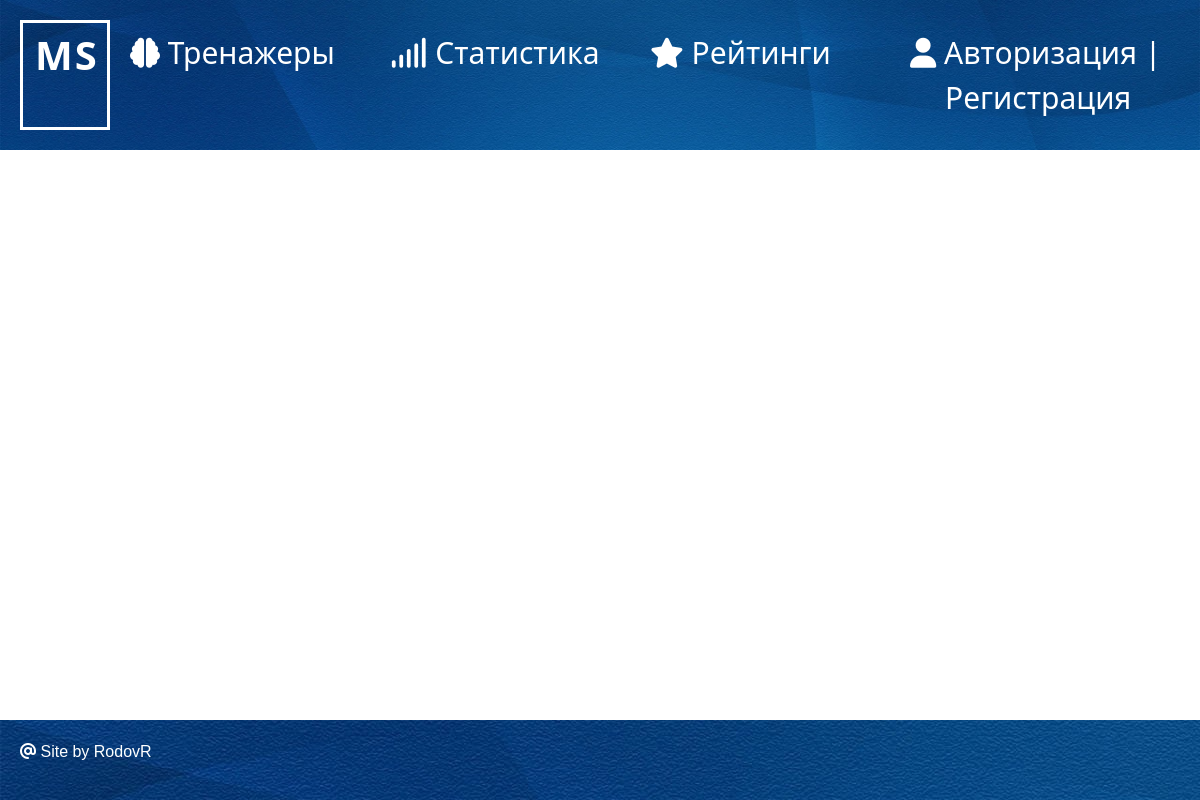
The app's page /, older data.
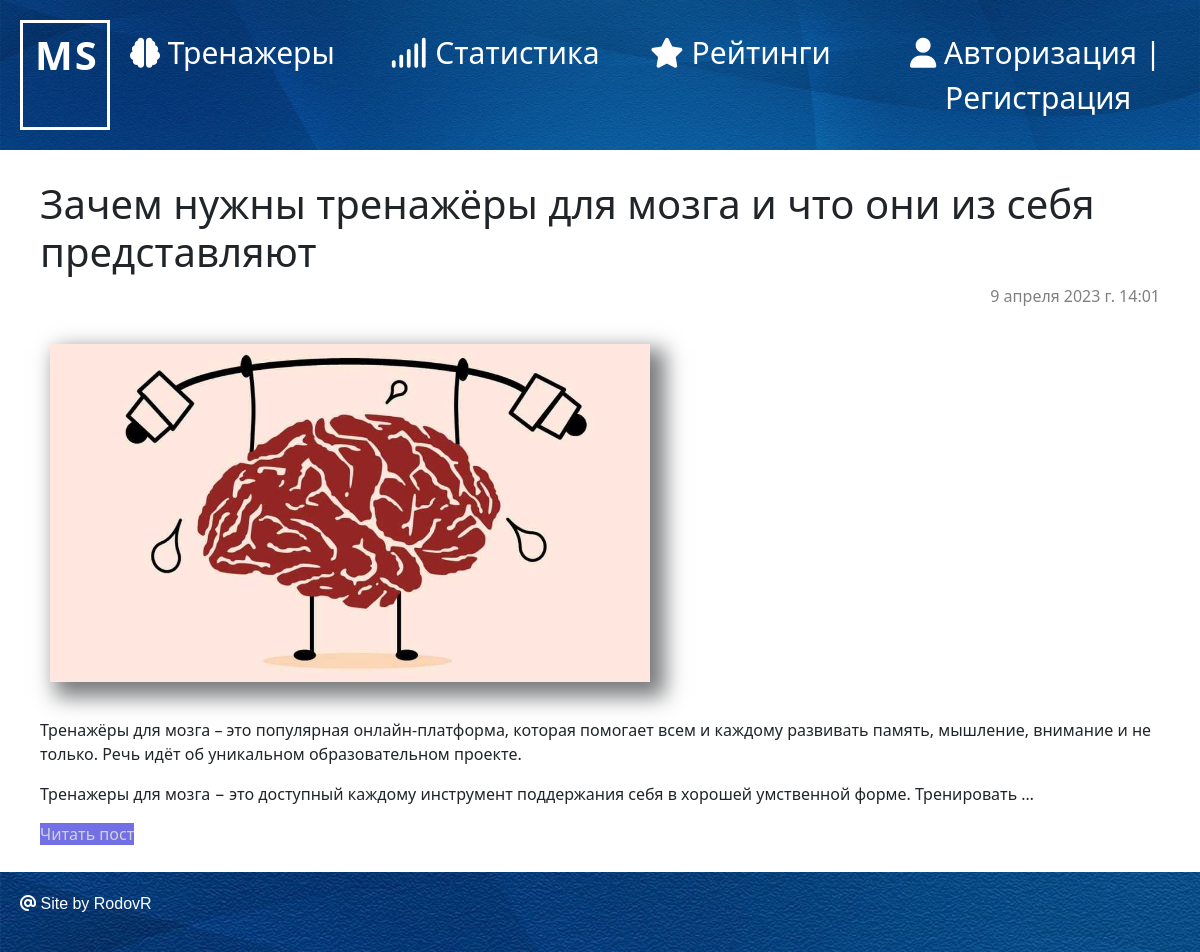
The same page, newer data.
### posts/models.py (models this page shows, shortened)
class Posts(models.Model):
    title = models.CharField(max_length=255, verbose_name='Заголовок')
    slug = models.SlugField(max_length=255, unique=True, db_index=True, verbose_name='URL')
    content = models.TextField(blank=True, verbose_name='Контент')
    photo = models.ImageField(upload_to='photos/%Y/%m/%d', verbose_name='Картинка')
    time_create = models.DateTimeField(auto_now_add=True)
    time_update = models.DateTimeField(auto_now=True)
    def get_absolute_url(self):
        return reverse('read_post', kwargs={'slug': self.slug})

### posts/views.py (the view)
# urls.py: path('', IndexView.as_view(), name='main'),
class IndexView(ListView):
    model = Posts
    template_name = 'posts_pages/main.html'
    context_object_name = 'menu'
    def get_context_data(self, *args, **kwargs):
        context = super().get_context_data(*args, **kwargs)
        posts = Posts.objects.all()
        context['menu'] = menu
        context['posts'] = posts
        context['title'] = 'Главная страница'
        return context

### posts/templates/posts_pages/main.html (shortened to what this page needs)
<!DOCTYPE html>
{% load static %}
<html lang="en">
<head>
    <link rel="stylesheet"
href="https://cdnjs.cloudflare.com/ajax/libs/font-awesome/6.2.1/css/all.min.css">
    <link rel="stylesheet" href="{% static 'simulator/css/main.css' %}">
    <link href="https://cdn.jsdelivr.net/npm/bootstrap@5.0.2/dist/css/bootstrap.min.css" rel="stylesheet">
  </head>
<body>
<div class="wrapper">
    {% block header %}
  <header class="header">
    <div class="header-logo">
      <a href="{% url 'main' %}" style="text-decoration: none; color: white;"> MS</a>
    </div>
    <div class="header-menu">
      <a href="{% url 'couple' %}" class="footer-button-1" style="text-decoration: none;"><i class="fa fa solid fa-brain"></i> Тренажеры</a>
      {% if user.is_authenticated %}
      <a href="{% url 'statistics' %}" class="footer-button-2" style="text-decoration: none;"><i class="fa fa solid fa-signal"></i> Статистика </a>
      <a href="{% url 'ratings' %}" class="footer-button-3"  style="text-decoration: none;"><i class="fa fa solid fa-star"></i> Рейтинги </a>
      {% else %}
      <a href="{% url 'login' %}" class="footer-button-2" style="text-decoration: none;"><i class="fa fa solid fa-signal"></i> Статистика </a>
      <a href="{% url 'login' %}" class="footer-button-3"  style="text-decoration: none;"><i class="fa fa solid fa-star"></i> Рейтинги </a>
      {% endif %}
      {% if user.is_authenticated %}
      <a href="{% url 'logout' %}" class="footer-button-3" style="text-decoration: none;"><i class="fa fa solid fa-user"></i> {{ user.username }}</a>
      {% if user.is_superuser %}
      <a href="{% url 'add_post' %}" class="footer-button-3"  style="text-decoration: none;"><i class="fa-solid fa-newspaper"></i> Добавить статью </a>
      {% endif %}
      {% else %}
      <div>
        <a href="{% url 'login' %}" class="footer-button-3" style="text-decoration: none;"><i class="fa fa solid fa-user"></i> Авторизация </a> | <a href="{% url 'register' %}" class="footer-button-3" style="text-decoration: none; padding: 35px;"> Регистрация </a>
      </div>
      {% endif %}
    </div>
  </header>
      {% endblock header %}
      {% block main %}
        <main class="main">
        {%for p in posts%}
        <h1>{{p.title}}</h1>
        <p align="right" style="color: grey;">{{ p.time_create }}</p>
        {% if p.photo %}
        <img class="image" style="box-shadow: 10px 10px 20px 5px #797b7d;" alt="Картинка заболела >_<" src="{{ p.photo.url }}">
        {% endif %}
        <p>{{p.content|linebreaks|truncatechars:310}}</p>
        <p><a class="read_button" style="text-decoration: none;" href="{{ p.get_absolute_url }}">Читать пост</a> </p>
        {%endfor%}
      </main>
    {% endblock main %}
    {% block footer %}
      <footer class="footer">
          <div><a href="https://vk.com/id139174368" target="_blank" class="footer-button-3" style="text-decoration: None;"><i class="fa fa solid fa-at"></i> Site by RodovR </a></div>
      </footer>
    {% endblock footer %}
    </div>
  </body>
</html>

### simulator/static/simulator/css/main.css (style rules this page uses)
* { padding: 0; margin: 0; border: 0; }
*, *:before, *:after { -moz-box-sizing: border-box; -webkit-box-sizing: border-box; box-sizing: border-box; }
.wrapper { min-height: 100%; display: flex; flex-direction: column; }
.header { display: grid; grid-template-columns: 90px 1fr; padding: 20px; text-align: left; background: url(../image/menu-bar.jpg); background-size: cover; color: white; font-size: 30px; }
.header-logo { color: white; font-weight: 700; font-size: 2.5rem; letter-spacing: 2px; border: 3px solid white; padding: 2px 0 2px 12px; }
.header-menu { display: grid; grid-template-columns: repeat(4, 1fr); margin: 10px; }
.main { padding: 30px; flex: 1 1 auto; }
.footer { background-image: url(../image/menu-bar.jpg); padding: 20px; text-align: left; font-family:'Franklin Gothic Medium', 'Arial Narrow', Arial, sans-serif; }
.footer-button-1, .footer-button-2, .footer-button-3 { color: white; }
nav,footer,header,aside { display: block; }
html, body { height: 100%; width: 100%; font-style: 100%; line-height: 1; font-style: 14px; -ms-text-size-adjust: 100%; -moz-text-size-adjust: 100%; -webkit-text-size-adjust: 100%; font-family: 'Franklin Gothic Medium', 'Arial Narrow', Arial, sans-serif; }
a, a:visited { text-decoration: none; }
img { vertical-align: top; }
h1,h2, h3, h4, h5, h6 { font-style: inherit; font-weight: 400; margin: 10px; }
html, body { height: 100wh; font-family: 'Franklin Gothic Medium', 'Arial Narrow', Arial, sans-serif; }
img { max-width: 600px; margin: 20px; }
p { margin: 10px; }
.wrapper { position: relative; min-height: 100%; display: flex; flex-direction: column; }
.header-menu { display: grid; grid-template-columns: repeat(4, 1fr); margin: 10px; margin-left: 20px; }
.main { padding: 30px; flex: 1 1 auto; padding-bottom: 90px; }
.read_button { color: #cfd4d8; border-radius:500% border: solid 1px; background-color: #7270e4; }
.footer { position: absolute; left: 0; bottom: 0; width: 100%; height: 80px; background-image: url(../image/menu-bar.jpg); padding: 20px; text-align: left; font-family:'Franklin Gothic Medium', 'Arial Narrow', Arial, sans-serif; z-index: 2; }

Row changes from the older to the newer data that the page shows:
added Posts: title "Зачем нужны тренажёры для мозга и что они из себя представляют", time_create "9 апреля 2023 г. 14:01", photo (picture), content "Тренажёры для мозга – это популярная онлайн-платформа, которая помогает всем и каждому развивать память, мышление, внимание и не только. Речь идёт об уникальном образовательном проекте. Тренажеры для мозга − это доступный каждому инструмент поддержания себя в хорошей умственной форме. Тренировать …"
